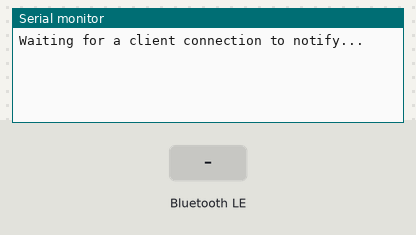
A sketch run on a simulated ESP32. On the bench: the last lines printed to the serial monitor. The inputs (shaded band) are chosen by the test bench. Nothing arrives over Bluetooth unless stated; a phone connects over Bluetooth LE 3 s after start.

Above: at 1.2 s.
1.3 s: Bluetooth LE write "1" received
At 4.0 s:
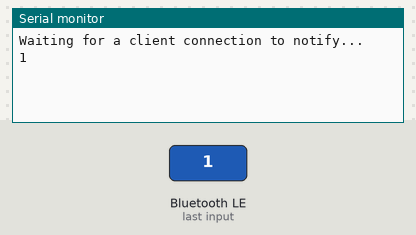
4.3 s: Bluetooth LE write "0" received
At 5.8 s:
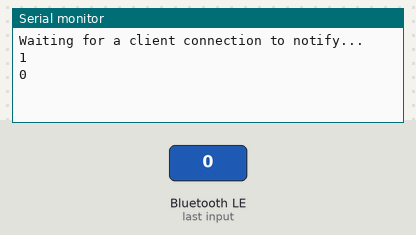

Measured:
- after the input at 1.3 s, the serial monitor: prints a new line after 1.7 s (image 1)
- after the input at 4.3 s, the serial monitor: prints a new line after 0.15 s (image 2)

The sketch:

low_energy_bluetooth.ino
```cpp
// Project 27.2: Low Energy Bluetooth

// Objective:
//      Establish a serial connection with the ESP32 over USB.
//      Connect the ESP32 with a mobile device via Bluetooth.
//      Transmit text messages between the serial monitor and the mobile device using the serial and Bluetooth connections.

#include "BLEDevice.h"
#include "BLEServer.h"
#include "BLEUtils.h"
#include "BLE2902.h"

// Instantiate a BLECharacteristic:
BLECharacteristic *pCharacteristic;

// Boolean that informs the program whether a device is connected:
bool deviceConnected = false;

// Tracks time since last message received:
long lastMsg = 0;

// Initializes message rx buffer with text:
String rxload="Test\n";

#define SERVICE_UUID           "6E400001-B5A3-F393-E0A9-E50E24DCCA9E"
#define CHARACTERISTIC_UUID_RX "6E400002-B5A3-F393-E0A9-E50E24DCCA9E"
#define CHARACTERISTIC_UUID_TX "6E400003-B5A3-F393-E0A9-E50E24DCCA9E"

class MyServerCallbacks: public BLEServerCallbacks {
    void onConnect(BLEServer* pServer) {
        deviceConnected = true;
    };

    void onDisconnect(BLEServer* pServer) {
        deviceConnected = false;

        //pServer->getAdvertising()->start();  //Reopen the pServer and wait for the connection.
    }
};

class MyCallbacks: public BLECharacteristicCallbacks {
    void onWrite(BLECharacteristic *pCharacteristic) {
        String rxValue = pCharacteristic->getValue();

        if (rxValue.length() > 0) {
            rxload="";

            for (int i = 0; i < rxValue.length(); i++)
                rxload +=(char)rxValue[i];
        }
    }
};

void setupBLE(String BLEName){
    // 1. Create a BLE Server:
    const char *ble_name=BLEName.c_str();

    BLEDevice::init(ble_name);

    BLEServer *pServer = BLEDevice::createServer();

    pServer->setCallbacks(new MyServerCallbacks());

    // 2. Create a BLE Service:
    BLEService *pService = pServer->createService(SERVICE_UUID);

    // 3. Create a BLE Characteristic on the Service:
    pCharacteristic= pService->createCharacteristic(CHARACTERISTIC_UUID_TX,BLECharacteristic::PROPERTY_NOTIFY);

    // 4. Create a BLE Descriptor on the Charactersitic:
    pCharacteristic->addDescriptor(new BLE2902());

    BLECharacteristic *pCharacteristic = pService->createCharacteristic(CHARACTERISTIC_UUID_RX,BLECharacteristic::PROPERTY_WRITE);

    pCharacteristic->setCallbacks(new MyCallbacks());

    // 5. Start the Service:
    pService->start();

    // 6. Start the advertising:
    pServer->getAdvertising()->start();

    // Prints a waiting message to the serial monitor:
    Serial.println("Waiting for a client connection to notify...");
}

void setup() {
    // Initialize a serial connection with the ESP32 over usb:
    Serial.begin(115200);

    // Start BLE and give it a name:
    setupBLE("Daniel's ESP32 Bluetooth");
}

void loop() {
    long now = millis();
    if (now - lastMsg > 100) {
        // Check if there is a message from the BT device and print:
        if (deviceConnected&&rxload.length()>0) {
            Serial.println(rxload);

            // Reset the message rx buffer:
            rxload="";
        }

        if(Serial.available()>0){
            String str=Serial.readString();

            const char *newValue=str.c_str();

            pCharacteristic->setValue(newValue);

            pCharacteristic->notify();
        }
        // Reset the timer since the last message to right now:
        lastMsg = now;
    }
}
```
